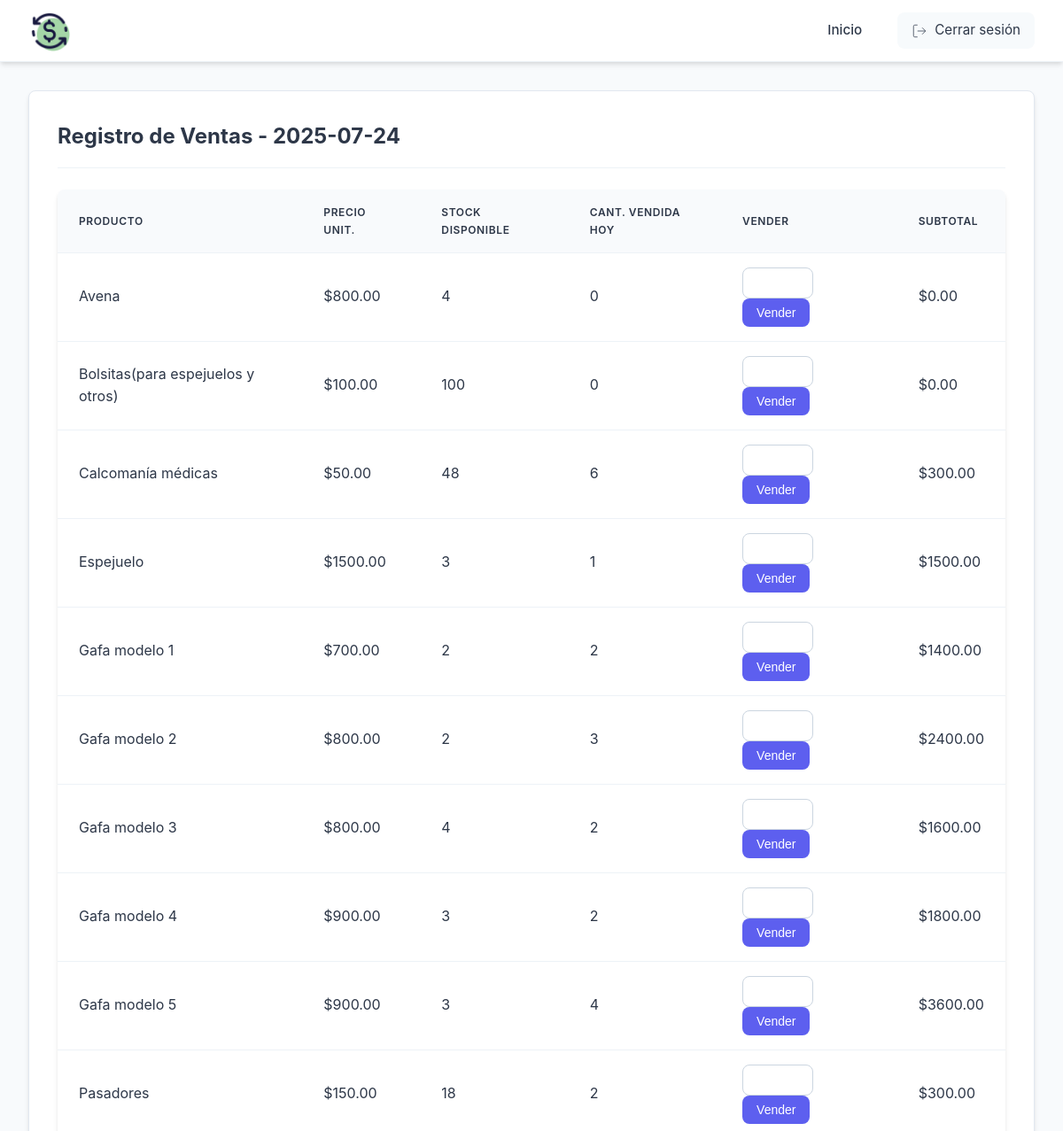
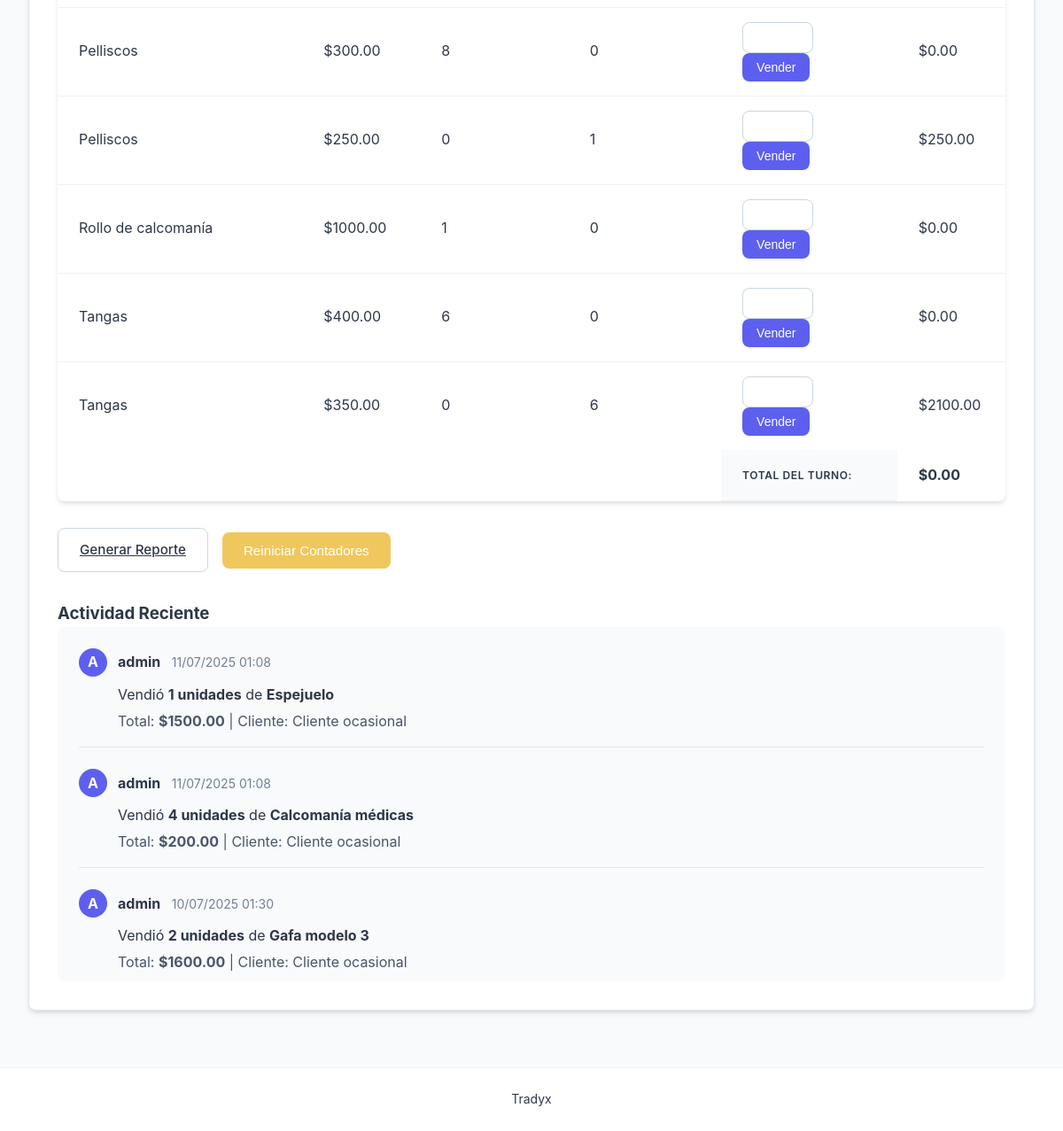
Before: /sales (signed in) with the older database file (2 pictures, top to bottom).
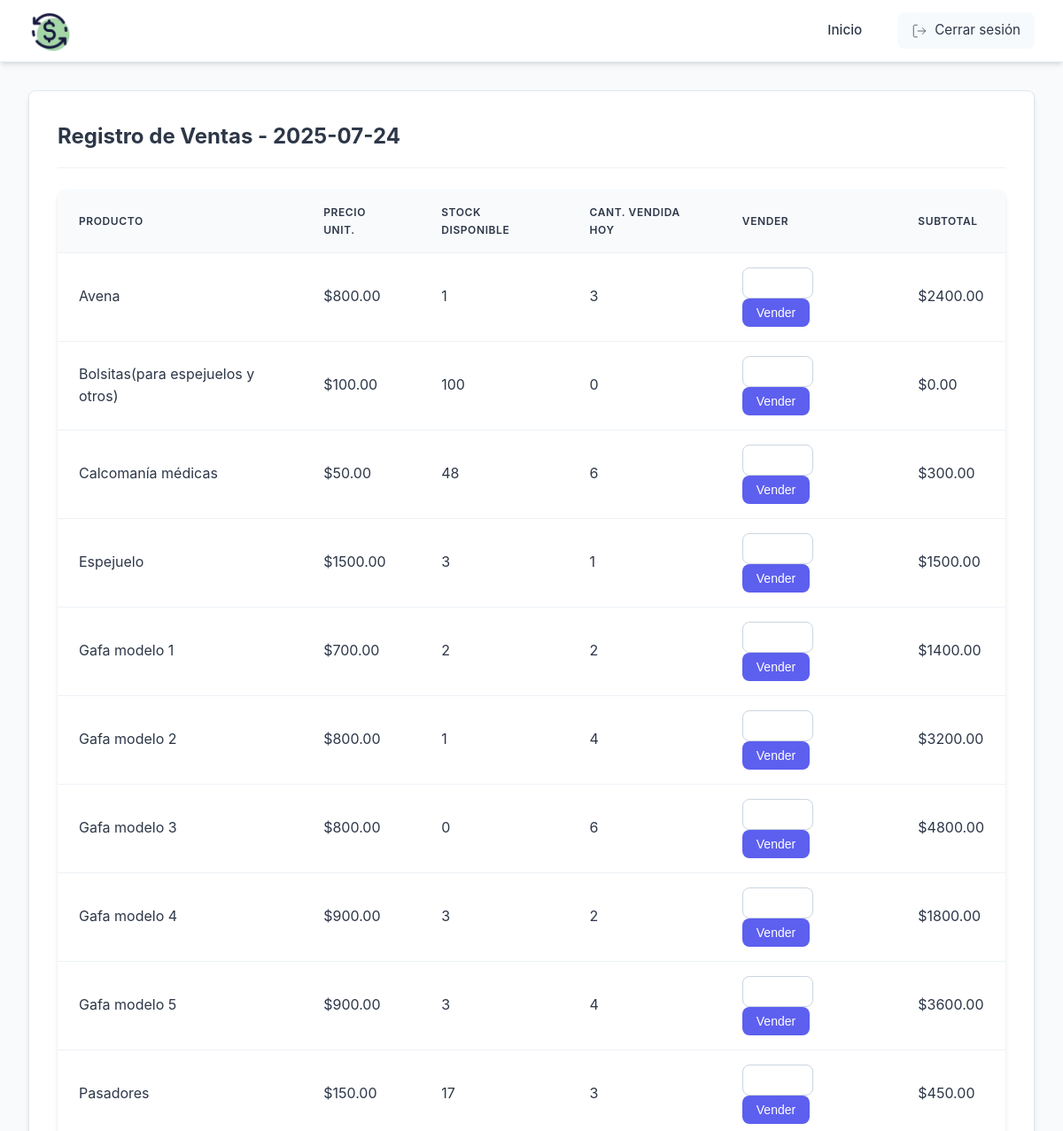
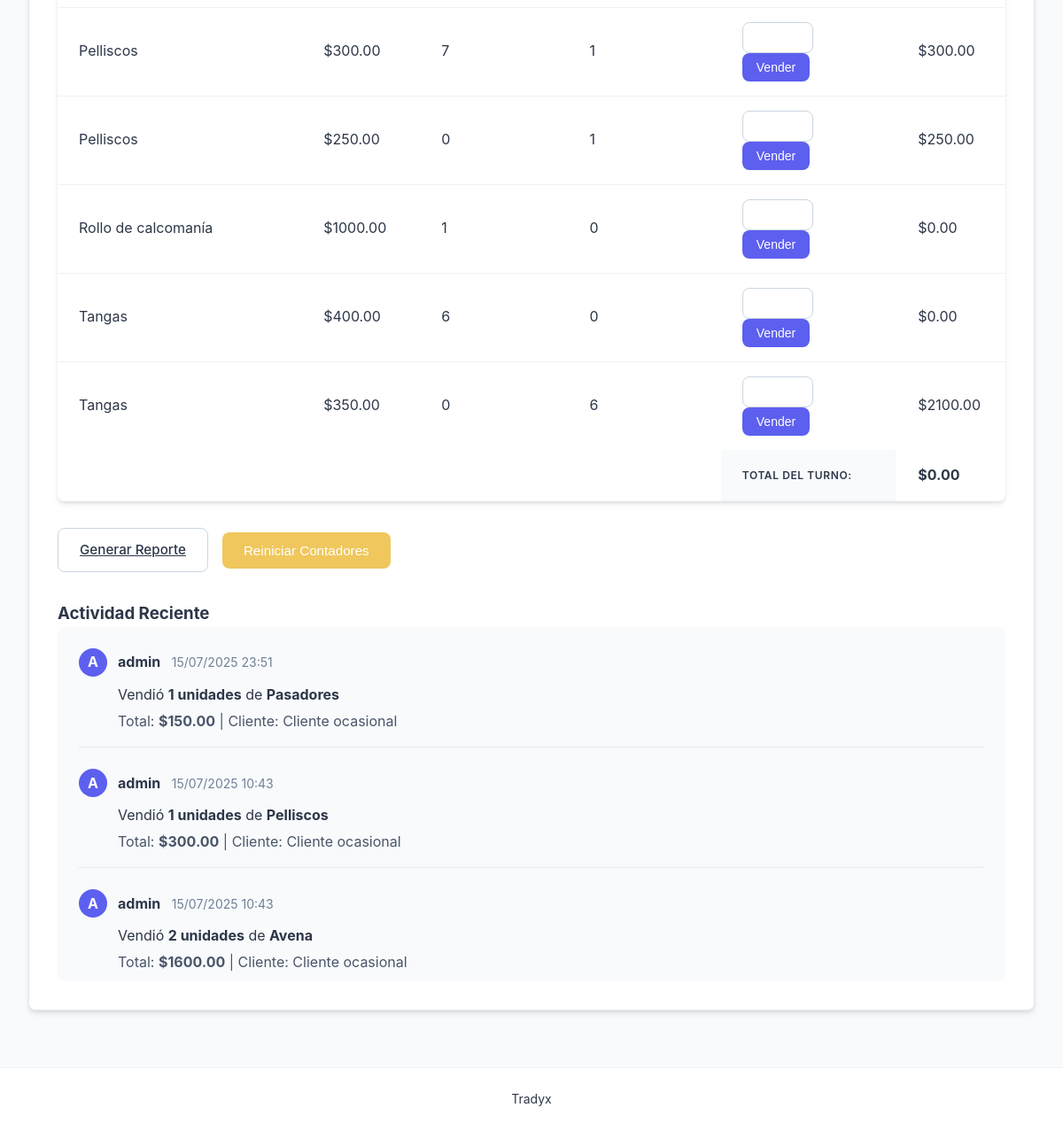
After: the same page with the newer database file (2 pictures, top to bottom).
### models.py (models this page shows, shortened)
class Product(db.Model):
    __tablename__ = 'product'
    id = db.Column(db.Integer, primary_key=True)
    name = db.Column(db.String(100), nullable=False)
    quantity = db.Column(db.Integer, nullable=False)
    price = db.Column(db.Float, nullable=False)
    daily_sales = db.Column(db.Integer, default=0)

class Sale(db.Model):
    __tablename__ = 'sale'
    id = db.Column(db.Integer, primary_key=True)
    customer = db.Column(db.String(100), nullable=False)
    total = db.Column(db.Float, nullable=False)
    date = db.Column(db.DateTime, nullable=False, default=datetime.utcnow)  # Considera usar DateTime
    user_id = db.Column(db.Integer, db.ForeignKey('user.id'), nullable=False)
    product_id = db.Column(db.Integer, db.ForeignKey('product.id'), nullable=False)
    quantity = db.Column(db.Integer, nullable=False)
    user = db.relationship('User', backref=db.backref('user_sales', lazy=True))
    product = db.relationship('Product', backref=db.backref('product_sales', lazy=True))

class User(db.Model):
    __tablename__ = 'user'  # Nombre explícito de tabla
    id = db.Column(db.Integer, primary_key=True)
    username = db.Column(db.String(80), unique=True, nullable=False)
    password = db.Column(db.String(120), nullable=False)
    role = db.Column(db.String(20), nullable=False)

### app.py (the view, shortened to what this page needs)
@app.route('/sales', methods=['GET', 'POST'])
@login_required
def sales():
    products = Product.query.order_by(Product.name).all()
    chatter_activities = db.session.query(
        Sale, User, Product
    ).join(
        User, User.id == Sale.user_id
    ).join(
        Product, Product.id == Sale.product_id
    ).order_by(
        Sale.date.desc()
    ).limit(50).all()
    today_total = db.session.query(db.func.sum(Sale.total)).filter(
        db.func.date(Sale.date) == datetime.utcnow().date()
    ).scalar() or 0
    return render_template('sales.html',
                         products=products,
                         chatter_activities=chatter_activities,
                         current_date=datetime.utcnow().date(),
                         today_total=today_total)

### app.py (called while the page is built)
def login_required(f):
    @wraps(f)
    def decorated_function(*args, **kwargs):
        if 'user_id' not in session:
            flash('Por favor inicie sesión primero', 'danger')
            return redirect(url_for('login'))
        return f(*args, **kwargs)
    return decorated_function

### templates/sales.html (shortened to what this page needs)
{% extends "base.html" %}
{% block content %}
<div class="module-container">
    <h2>Registro de Ventas - {{ current_date }}</h2>
    <table class="data-table">
        <thead>
            <tr>
                <th>Producto</th>
                <th>Precio Unit.</th>
                <th>Stock Disponible</th>
                <th>Cant. Vendida Hoy</th>
                <th>Vender</th>
                <th>Subtotal</th>
            </tr>
        </thead>
        <tbody>
            {% for product in products %}
            <tr>
                <form action="{{ url_for('sales') }}" method="post">
                    <td>{{ product.name }}</td>
                    <td>${{ "%.2f"|format(product.price) }}</td>
                    <td>{{ product.quantity }}</td>
                    <td>{{ product.daily_sales }}</td>
                    <td>
                        <input type="number" name="quantity" min="1" max="{{ product.quantity }}" required class="quantity-input">
                        <button type="submit" class="btn btn-primary btn-small">Vender</button>
                    </td>
                    <td>${{ "%.2f"|format(product.price * product.daily_sales) }}</td>
                </form>
            </tr>
            {% endfor %}
        </tbody>
        <tfoot>
            <tr>
                <td colspan="4"></td>
                <th>Total del Turno:</th>
                <td><strong>${{ "%.2f"|format(today_total) }}</strong></td>
            </tr>
        </tfoot>
    </table>
    <div class="actions" style="margin-top: 30px;">
        <a href="{{ url_for('print_daily_report') }}" class="btn btn-secondary" target="_blank">
            Generar Reporte
        </a>
        <button type="button" onclick="confirmReset()" class="btn btn-warning">
            Reiniciar Contadores
        </button>
    </div>
    <div class="mt-4">
        <h3>Actividad Reciente</h3>
        <div class="chatter-container" style="background: #f8fafc; border-radius: 8px; padding: 1.5rem; max-height: 400px; overflow-y: auto;">
            {% for sale, user, product in chatter_activities %}
            <div class="chatter-message" style="margin-bottom: 1.5rem; padding-bottom: 1rem; border-bottom: 1px solid #e2e8f0;">
                <div style="display: flex; align-items: center; margin-bottom: 0.5rem;">
                    <div style="width: 32px; height: 32px; background-color: #5D5FEF; color: white; border-radius: 50%; display: flex; align-items: center; justify-content: center; margin-right: 0.75rem; font-weight: bold;">
                        {{ user.username[0]|upper }}
                    </div>
                    <div>
                        <strong>{{ user.username }}</strong>
                        <span style="color: #718096; font-size: 0.875rem; margin-left: 0.5rem;">
                            {{ sale.date.strftime('%d/%m/%Y %H:%M') }}
                        </span>
                    </div>
                </div>
                <div style="padding-left: 2.75rem;">
                    <p style="margin-bottom: 0.25rem;">
                        Vendió <strong>{{ sale.quantity }} unidades</strong> de <strong>{{ product.name }}</strong>
                    </p>
                    <p style="color: #4a5568;">
                        Total: <strong>${{ "%.2f"|format(sale.total) }}</strong> | Cliente: {{ sale.customer }}
                    </p>
                </div>
            </div>
            {% else %}
            <div style="text-align: center; color: #718096; padding: 2rem;">
                No hay actividad registrada
            </div>
            {% endfor %}
        </div>
    </div>
</div>
{% endblock %}

Changed rows visible on the page:
no longer on this page (row unchanged): Sale: username "A", username "admin", date "11/07/2025 01:08", quantity "1", name "Espejuelo", total "1500.00", customer "Cliente ocasional"
no longer on this page (row unchanged): Sale: username "A", username "admin", date "11/07/2025 01:08", quantity "4", name "Calcomanía médicas", total "200.00", customer "Cliente ocasional"
no longer on this page (row unchanged): Sale: username "A", username "admin", date "10/07/2025 01:30", quantity "2", name "Gafa modelo 3", total "1600.00", customer "Cliente ocasional"
changed Product "Avena": quantity "4" → "1"; daily_sales "0" → "3"; product.price*product.daily_sales "0.00" → "2400.00"
changed Product "Gafa modelo 2": quantity "2" → "1"; daily_sales "3" → "4"; product.price*product.daily_sales "2400.00" → "3200.00"
changed Product "Gafa modelo 3": quantity "4" → "0"; daily_sales "2" → "6"; product.price*product.daily_sales "1600.00" → "4800.00"
changed Product "Pasadores": quantity "18" → "17"; daily_sales "2" → "3"; product.price*product.daily_sales "300.00" → "450.00"
changed Product (number 11 of 15 on the later page): quantity "8" → "7"; daily_sales "0" → "1"; product.price*product.daily_sales "0.00" → "300.00"
added Sale: username "A", username "admin", date "15/07/2025 23:51", quantity "1", name "Pasadores", total "150.00", customer "Cliente ocasional"
added Sale: username "A", username "admin", date "15/07/2025 10:43", quantity "1", name "Pelliscos", total "300.00", customer "Cliente ocasional"
added Sale: username "A", username "admin", date "15/07/2025 10:43", quantity "2", name "Avena", total "1600.00", customer "Cliente ocasional"
